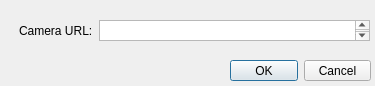
<?xml version="1.0" encoding="UTF-8"?>
<ui version="4.0">
 <class>URLDialog</class>
 <widget class="QDialog" name="URLDialog">
  <property name="geometry">
   <rect>
    <x>0</x>
    <y>0</y>
    <width>375</width>
    <height>86</height>
   </rect>
  </property>
  <property name="windowTitle">
   <string>Live Camera Setup</string>
  </property>
  <widget class="QWidget" name="horizontalLayoutWidget">
   <property name="geometry">
    <rect>
     <x>19</x>
     <y>20</y>
     <width>351</width>
     <height>21</height>
    </rect>
   </property>
   <layout class="QHBoxLayout" name="horizontalLayout">
    <item>
     <widget class="QLabel" name="label">
      <property name="text">
       <string>Camera URL:</string>
      </property>
     </widget>
    </item>
    <item>
     <widget class="QTextEdit" name="textEdit"/>
    </item>
   </layout>
  </widget>
  <widget class="QWidget" name="horizontalLayoutWidget_2">
   <property name="geometry">
    <rect>
     <x>230</x>
     <y>60</y>
     <width>141</width>
     <height>21</height>
    </rect>
   </property>
   <layout class="QHBoxLayout" name="horizontalLayout_2">
    <item>
     <widget class="QPushButton" name="okButton">
      <property name="text">
       <string>OK</string>
      </property>
     </widget>
    </item>
    <item>
     <widget class="QPushButton" name="cancelButton">
      <property name="text">
       <string>Cancel</string>
      </property>
     </widget>
    </item>
   </layout>
  </widget>
 </widget>
 <resources/>
 <connections/>
</ui>
